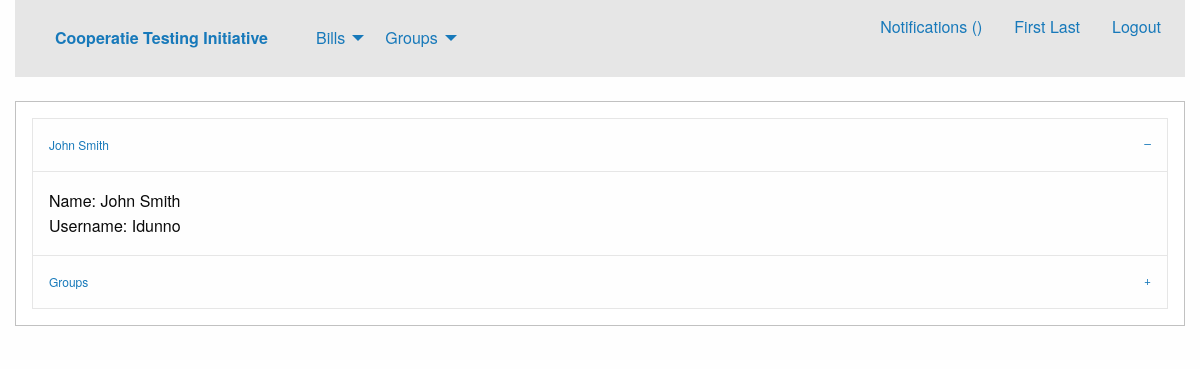
/profile.php?uid=3 (signed in), run on the app's committed database.
### tables this page shows
CREATE TABLE users
(
	userID INTEGER NOT NULL UNIQUE PRIMARY KEY AUTOINCREMENT,
	username VARCHAR(30) NOT NULL UNIQUE,
	realname VARCHAR(30) NOT NULL,
	pass VARCHAR(50) NOT NULL,
	salt VARCHAR(50) NOT NULL,
	email VARCHAR(50) NOT NULL UNIQUE,
	createTS TIMESTAMP DEFAULT CURRENT_TIMESTAMP,
	lastlogTS TIMESTAMP DEFAULT CURRENT_TIMESTAMP
);

### database.php (called while the page is built, shortened)
<?php
class Database {
	private $database;
	function __construct() {
		$this->database = $this->getConnection();
	}
	function prepare($query) {
		return $this->database->prepare($query);
	}
	private function getConnection() {
		$conn = new SQLite3('bill.db');
		return $conn;
	}
}
?>

### profile.php (the view, shortened to what this page needs)
<?php require "header.php";?>
<?php
	if (!empty($_GET["uid"])) $uid = $_GET["uid"];
	elseif (empty($uid) || !is_int($uid)) {
		if ($isLog) $uid = $_SESSION["uid"];
		else $uid = 0;
	}
?>
<div class="callout">
<?php
	if ($uid != 0) {
		$db = new Database();
		$stmt = $db->prepare("SELECT * FROM users
			WHERE users.userID = :uid");
		$stmt->bindValue(":uid", $uid, SQLITE3_INTEGER);
		$result = $stmt->execute();
		$userData = $result->fetchArray();
		if ($userData) {
			echo '<ul class="accordion" data-accordion data-multi-expand="true" data-allow-all-closed="true">
				<li class="accordion-item is-active" data-accordion-item>
					<a href="#" class="accordion-title">'.$userData["realname"].'</a>
					<div class="accordion-content" data-tab-content>
						Name: '.$userData["realname"].'<br />
						Username: '.$userData["username"].'<br />
					</div>
				</li>
				<li class="accordion-item" data-accordion-item>
					<a href="#" class="accordion-title">Groups</a>
					<div class="accordion-content" data-tab-content>';
			echo'		</div>
				</li>
			</ul>';
		} else {
			echo '<div class="callout warning">User not found.</div>';
			die();
		}
	} else {
		echo '<div class="classout warning">No user provided.</div>';
		die();
	}
?>
</div>
<?php require "footer.php";?>

### header.php (shortened to what this page needs)
<?php
require_once 'database.php';
$isLog = !empty($_SESSION["uid"]);
if ($isLog) {
	$db = new Database();
	$stmt = $db->prepare("SELECT realname FROM users WHERE userID = :uid");
	$stmt->bindValue(":uid", $_SESSION["uid"], SQLITE3_INTEGER);
	$result = $stmt->execute();
	$temp = $result->fetchArray();
	$name = $temp["realname"];
}
?>
<!DOCTYPE html>
<html class="no-js" lang="en" dir="ltr">
  <head>
    <link rel="stylesheet" href="css/foundation.css">
    <link rel="stylesheet" href="css/app.css">
  </head>
</head>
<body>
		<div class="large-12 columns row">
			<div class="top-bar">
				<div class="top-bar-left">
					<ul class="dropdown menu" data-dropdown-menu>
						<li class="menu-text"><a href="index.php">Cooperatie Testing Initiative</a></li>
						<li>
							<a href="bills.php">Bills</a>
						</li>
						<li>
							<a href="groups.php">Groups</a>
						</li>
					</ul>
				</div>
				<?php if ($isLog) echo '
				<input type="hidden" id="seshUser" value="'.$_SESSION["uid"].'" />
				<script>
				$(function() {
					var id = $("#seshUser").attr("value");
					function checkNoti() {
						$.post("getNotifications.php", {uid: id}, function(data, status) {
								$("#notinumber").html(data);
							});
						console.log("Checked");
					}
					checkNoti();
					setInterval(checkNoti, 2000);
				});
				</script>
				<div class="top-bar-right">
					<ul class="menu">
						<li><a href="notifications.php">Notifications (<span id="notinumber"></span>)</a></li>
						<li><a href="profile.php">'.$name.'</a></li>
						<li><a href="logout.php">Logout</a></li>
					</ul>
				</div>';?>
			</div>
	</div>
	<div class="row">
		<div class="columns large-12">

### data on the page
users: realname "First Last"
users: realname "John Smith", username "Idunno"
